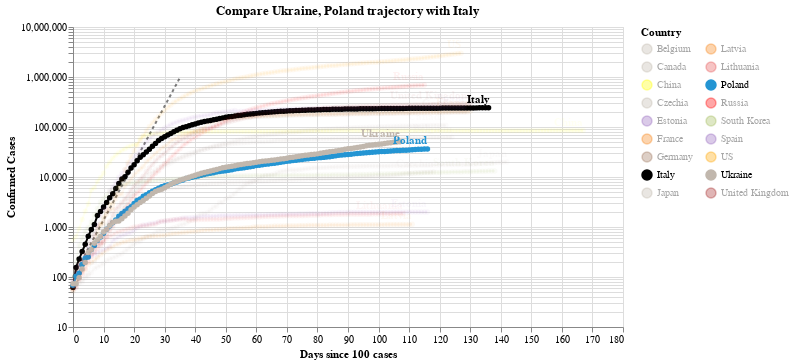

The notebook cell saved with this chart:
### Code cell
#hide_input
chart2 = make_since_chart(dff2, ['Ukraine', 'Poland'], baseline_countries)
chart2

### Figure 1 — Vega-Lite specification as saved in the notebook (floating-point values rounded to 4 significant figures; data arrays with more than 128 entries replaced by an {"elided": "..."} marker saying what was removed)
{"config": {"view": {"continuousWidth": 400, "continuousHeight": 300}}, "layer": [{"data": {"name": "data-628230001892d6798b50651be41d1b3e"}, "mark": {"type": "line", "color": "black", "opacity": 0.5, "strokeDash": [3, 3]}, "encoding": {"x": {"type": "quantitative", "field": "Days since 100 cases"}, "y": {"type": "quantitative", "field": "Confirmed Cases"}}}, {"data": {"name": "data-40358f9ec2ab332e88cde947100679f0"}, "mark": {"type": "line", "point": true}, "encoding": {"color": {"type": "nominal", "field": "Country", "legend": {"columns": 2}, "scale": {"domain": ["Belgium", "Canada", "China", "Czechia", "Estonia", "France", "Germany", "Italy", "Japan", "Latvia", "Lithuania", "Poland", "Russia", "South Korea", "Spain", "US", "Ukraine", "United Kingdom"], "range": ["#C1B7AD", "#C1B7AD", "yellow", "#C1B7AD", "#9467bd", "#F58518", "#9D755D", "black", "#C1B7AD", "#F58518", "#E45756", "#2495D3", "red", "#A1BA59", "#9467bd", "orange", "#C1B7AD", "brown"]}}, "opacity": {"condition": {"value": 1, "selection": "selector003"}, "value": 0.05}, "tooltip": [{"type": "nominal", "field": "Country"}, {"type": "temporal", "field": "Date"}, {"type": "quantitative", "field": "Confirmed Cases"}, {"type": "quantitative", "field": "Days since 100 cases"}], "x": {"type": "quantitative", "field": "Days since 100 cases"}, "y": {"type": "quantitative", "field": "Confirmed Cases", "scale": {"type": "log"}}}, "selection": {"selector003": {"type": "multi", "fields": ["Country"], "bind": "legend", "init": [{"Country": "Ukraine"}, {"Country": "Poland"}, {"Country": "Italy"}]}}, "width": 550}, {"data": {"name": "data-40358f9ec2ab332e88cde947100679f0"}, "mark": {"type": "text", "align": "right", "dy": -8, "fontWeight": "bold"}, "encoding": {"color": {"type": "nominal", "field": "Country", "legend": {"columns": 2}, "scale": {"domain": ["Belgium", "Canada", "China", "Czechia", "Estonia", "France", "Germany", "Italy", "Japan", "Latvia", "Lithuania", "Poland", "Russia", "South Korea", "Spain", "US", "Ukraine", "United Kingdom"], "range": ["#C1B7AD", "#C1B7AD", "yellow", "#C1B7AD", "#9467bd", "#F58518", "#9D755D", "black", "#C1B7AD", "#F58518", "#E45756", "#2495D3", "red", "#A1BA59", "#9467bd", "orange", "#C1B7AD", "brown"]}}, "opacity": {"condition": {"value": 1, "selection": "selector003"}, "value": 0.05}, "text": {"type": "nominal", "field": "Country"}, "tooltip": [{"type": "nominal", "field": "Country"}, {"type": "temporal", "field": "Date"}, {"type": "quantitative", "field": "Confirmed Cases"}, {"type": "quantitative", "field": "Days since 100 cases"}], "x": {"type": "quantitative", "field": "Days since 100 cases"}, "y": {"type": "quantitative", "field": "Confirmed Cases", "scale": {"type": "log"}}}, "transform": [{"filter": "(datum['Date'] >= 1594080000000)"}], "width": 550}], "title": "Compare Ukraine, Poland trajectory with Italy", "$schema": "https://vega.github.io/schema/vega-lite/v4.0.2.json", "datasets": {"data-628230001892d6798b50651be41d1b3e": [{"Days since 100 cases": 0, "Confirmed Cases": 100.0}, {"Days since 100 cases": 1, "Confirmed Cases": 130.0}, {"Days since 100 cases": 2, "Confirmed Cases": 169.0}, {"Days since 100 cases": 3, "Confirmed Cases": 219.7}, {"Days since 100 cases": 4, "Confirmed Cases": 285.6}, {"Days since 100 cases": 5, "Confirmed Cases": 371.3}, {"Days since 100 cases": 6, "Confirmed Cases": 482.7}, {"Days since 100 cases": 7, "Confirmed Cases": 627.5}, {"Days since 100 cases": 8, "Confirmed Cases": 815.7}, {"Days since 100 cases": 9, "Confirmed Cases": 1060.0}, {"Days since 100 cases": 10, "Confirmed Cases": 1379.0}, {"Days since 100 cases": 11, "Confirmed Cases": 1792.0}, {"Days since 100 cases": 12, "Confirmed Cases": 2330.0}, {"Days since 100 cases": 13, "Confirmed Cases": 3029.0}, {"Days since 100 cases": 14, "Confirmed Cases": 3937.0}, {"Days since 100 cases": 15, "Confirmed Cases": 5119.0}, {"Days since 100 cases": 16, "Confirmed Cases": 6654.0}, {"Days since 100 cases": 17, "Confirmed Cases": 8650.0}, {"Days since 100 cases": 18, "Confirmed Cases": 11250.0}, {"Days since 100 cases": 19, "Confirmed Cases": 14620.0}, {"Days since 100 cases": 20, "Confirmed Cases": 19000.0}, {"Days since 100 cases": 21, "Confirmed Cases": 24710.0}, {"Days since 100 cases": 22, "Confirmed Cases": 32120.0}, {"Days since 100 cases": 23, "Confirmed Cases": 41750.0}, {"Days since 100 cases": 24, "Confirmed Cases": 54280.0}, {"Days since 100 cases": 25, "Confirmed Cases": 70560.0}, {"Days since 100 cases": 26, "Confirmed Cases": 91730.0}, {"Days since 100 cases": 27, "Confirmed Cases": 119300.0}, {"Days since 100 cases": 28, "Confirmed Cases": 155000.0}, {"Days since 100 cases": 29, "Confirmed Cases": 201500.0}, {"Days since 100 cases": 30, "Confirmed Cases": 262000.0}, {"Days since 100 cases": 31, "Confirmed Cases": 340600.0}, {"Days since 100 cases": 32, "Confirmed Cases": 442800.0}, {"Days since 100 cases": 33, "Confirmed Cases": 575600.0}, {"Days since 100 cases": 34, "Confirmed Cases": 748300.0}, {"Days since 100 cases": 35, "Confirmed Cases": 972800.0}], "data-40358f9ec2ab332e88cde947100679f0": {"elided": "2282 records"}}}
